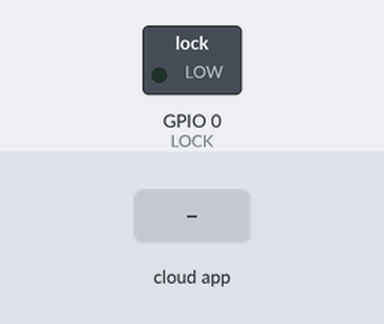
Bench run of a sketch on a simulated ESP8266 (NodeMCU). Parts: switched loads named in the sketch (green lamp = pin HIGH). The inputs (shaded band) are chosen by the test bench. WiFi joins after 1.5 s; servers stay silent unless stated; the Firebase database answers and starts empty; what the sketch prints to the serial monitor is not drawn.

Above: at 3.2 s.
3.3 s: the phone or cloud app sets STATUS to Abierta
At 4.4 s:
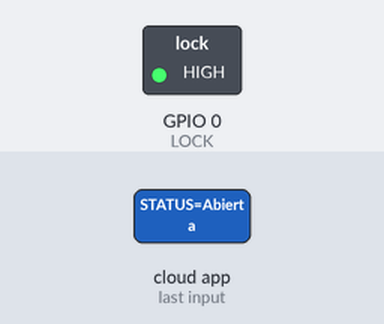
Timing chart, 0 to 9.3 s (numbered marks = the images above; inputs shaded):
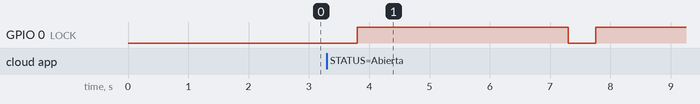

Measured:
- after the input at 3.3 s, GPIO 0 (LOCK): LOW → HIGH after 0.50 s, → LOW 3.5 s later, → HIGH 0.45 s later

The sketch:

FingerLock.ino
```cpp
#include <ESP8266WiFi.h>
#include <FirebaseArduino.h>
#include <SPI.h>

#define FIREBASE_HOST ""
#define FIREBASE_AUTH ""
#define WIFI_SSID ""
#define WIFI_PASSWORD ""

#define LOCK 0

void setup() {
  Serial.begin(115200);
  pinMode(LOCK, OUTPUT);
  digitalWrite(LOCK, LOW);
  WiFi.mode(WIFI_STA);
  WiFi.begin(WIFI_SSID, WIFI_PASSWORD);
  while (WiFi.status() != WL_CONNECTED) {
    delay(1000);
    Serial.print(".");
  }

  Serial.println("");
  Serial.println("WiFi connected");
  Serial.println("IP address: ");
  Serial.println(WiFi.localIP());
  Firebase.begin(FIREBASE_HOST, FIREBASE_AUTH);
}

void loop() {
  if(Firebase.getString("STATUS")=="Abierta"){
    digitalWrite(LOCK, HIGH);
    delay(3500);
    digitalWrite(LOCK, LOW);
    Firebase.setString("STATUS", "Cerrada");

  }
  if(Firebase.getString("STATUS")=="Cerrada"){
    Firebase.setString("STATUS", "Abierta");
    digitalWrite(LOCK, HIGH);
  }
  delay(250);
}
```
